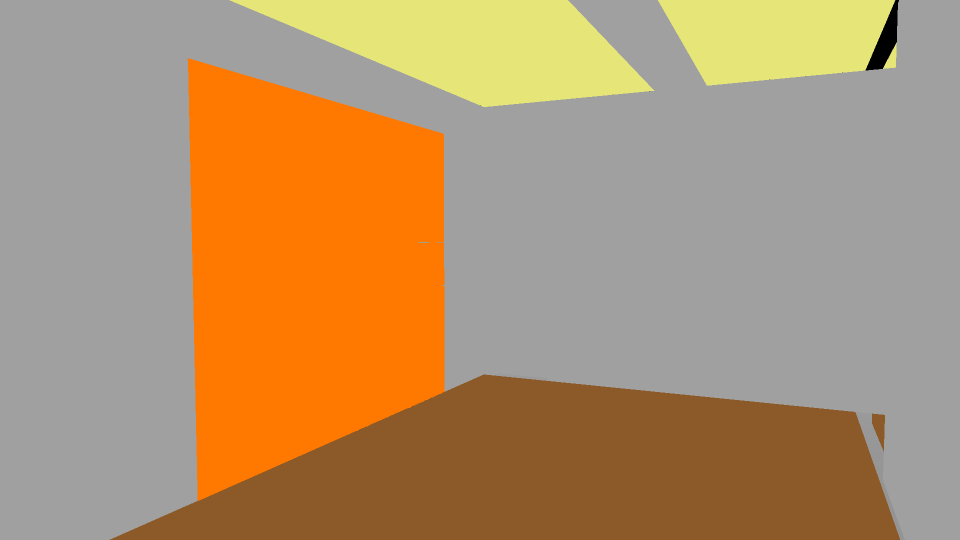
#> input picture evidence/generation/inputs/living/bare/seg.png, 1920 x 1080 px (shown at 1/2 size)
$ python -i score.py   (imports and definitions only)
#> lines starting #> are read from the running program, lines starting #| are printed output that depends on the picture; after the words box and inside, x2 and y2 are one past the last pixel; in counts of white or black regions, pixels touching at a corner belong together
#> further down, picture is the input picture: PIL image 1920x1080 RGB; mean R, G, B 178.1, 146.6, 108.7
"""跑位打分 + 拼图。不调用任何生成服务。
用法（在 research/生图跑位 下）：
  uv run --no-project --with numpy --with pillow --with scipy python tools/score.py              # 给 runs/（Lovart + 本地）打分
  uv run --no-project --with numpy --with pillow --with scipy --with scikit-image python tools/score.py pack <执行包目录>   # 给外部执行包（如 libtv-包/）打分
真值 = 导出的模型线稿（inputs/<机位>/furnished/lines-gt.npy，1px）+ 分割遮罩 + 洞口实例遮罩。
在 960×540 上算（结果图先按 16:9 缩放；非 16:9 的先居中裁成 16:9 再缩，记在 scores.json）。

指标（都在 0–1，越高越好）：
  Rs  结构线保留率：墙 / 顶 / 地 / 梁这类非家具真值线像素里，4px（≈0.4% 画宽）内有结果图边缘的比例
  Ro  洞口线保留率：窗、门洞范围内（含边框外扩 3px）的真值线保留率——窗挪了、变形、没了，这一项先掉
  Rf  家具线保留率
  Rs*/Ro*  先找最佳相似变换（缩放 0.90–1.10、平移 ±10%）对齐后的同一指标；*与原值差得多 = 主要是机位 / 取景漂了，几何本身没大变
  C   结构线倒角距离（px，960 宽下，封顶 40）：真值线到最近结果边缘的平均距离，越小越好
边缘检测：自写 Canny（σ=1.4，高阈值 = 梯度幅值 88 分位，低阈值 = 高阈值 × 0.5）。
"""
import json
from pathlib import Path
import numpy as np
from PIL import Image, ImageDraw
from scipy import ndimage

R = Path(__file__).resolve().parents[1]
W, H = 960, 540
TOL = 4


# [7 lines left out: function load_rgb, not called in this run]


def canny(rgb, q=88):
#> called with q = 88
    g = np.asarray(rgb.convert('L'), dtype=float)
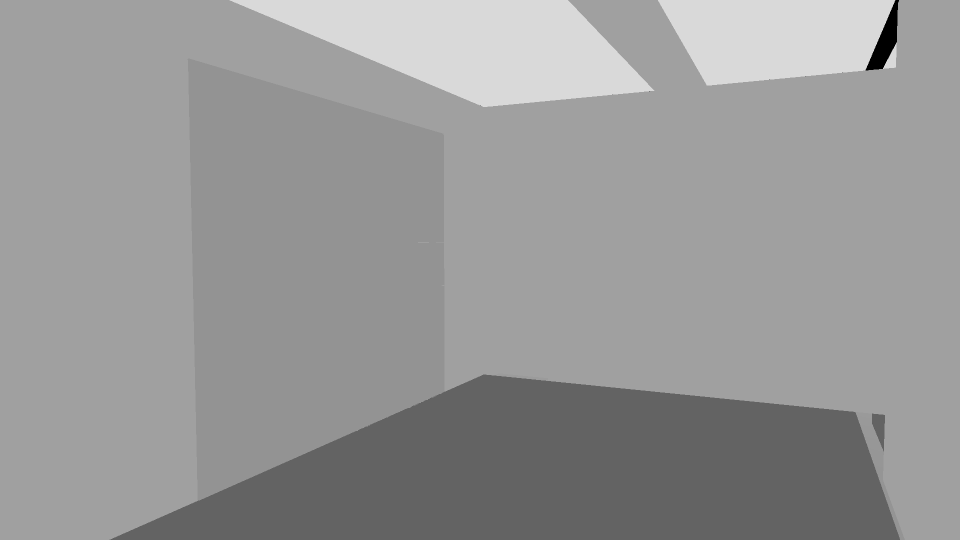
#> g: shape (1080, 1920) float64 (shown at 1/2 size); min 0, max 217, mean 151.7
    g = ndimage.gaussian_filter(g, 1.4)
    gx, gy = ndimage.sobel(g, 1), ndimage.sobel(g, 0)
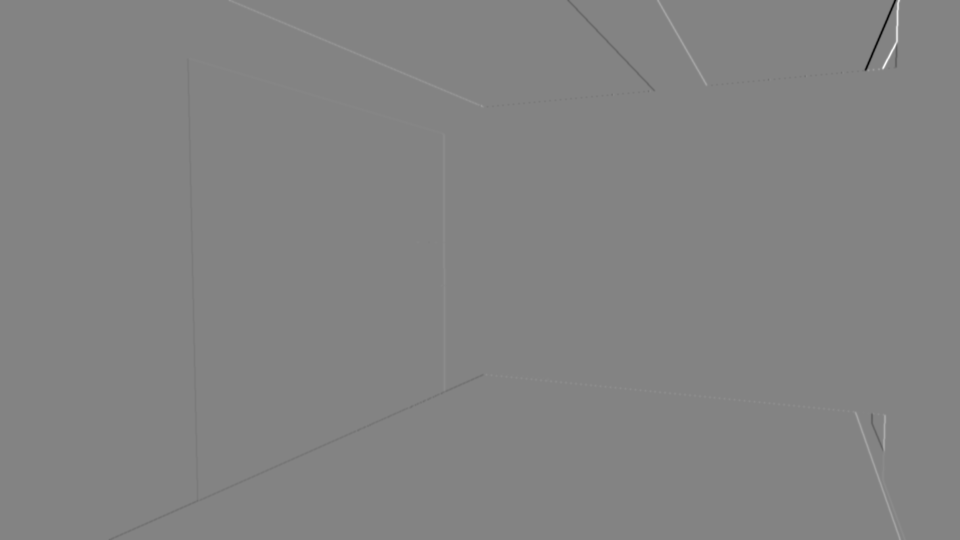
#> gx: shape (1080, 1920) float64 (shown at 1/2 size); min -428.9, max 402.2, mean 0; drawn with min black and max white
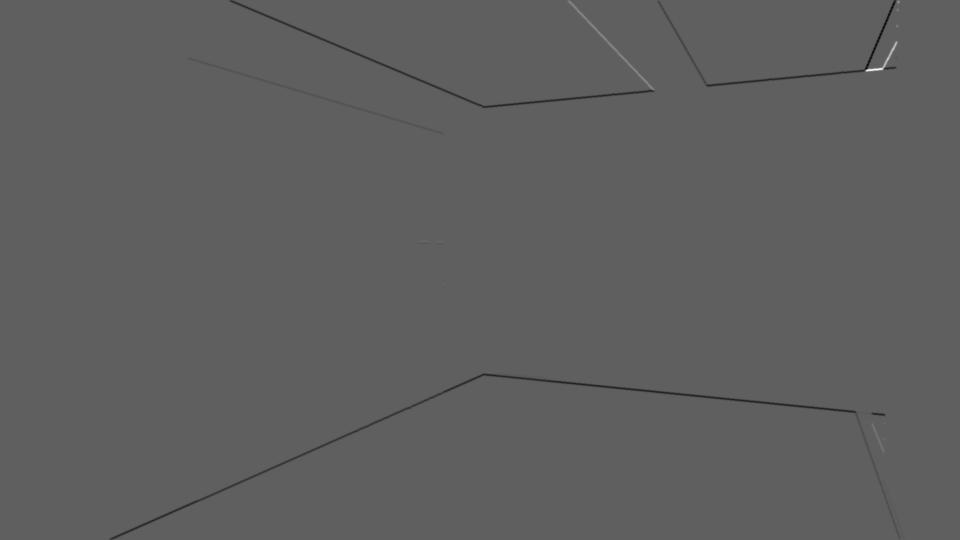
#> gy: shape (1080, 1920) float64 (shown at 1/2 size); min -193.4, max 323.7, mean -0.6; drawn with min black and max white
    mag = np.hypot(gx, gy); ang = (np.rad2deg(np.arctan2(gy, gx)) + 180) % 180
#> after `mag = np.hypot(gx, gy)`:
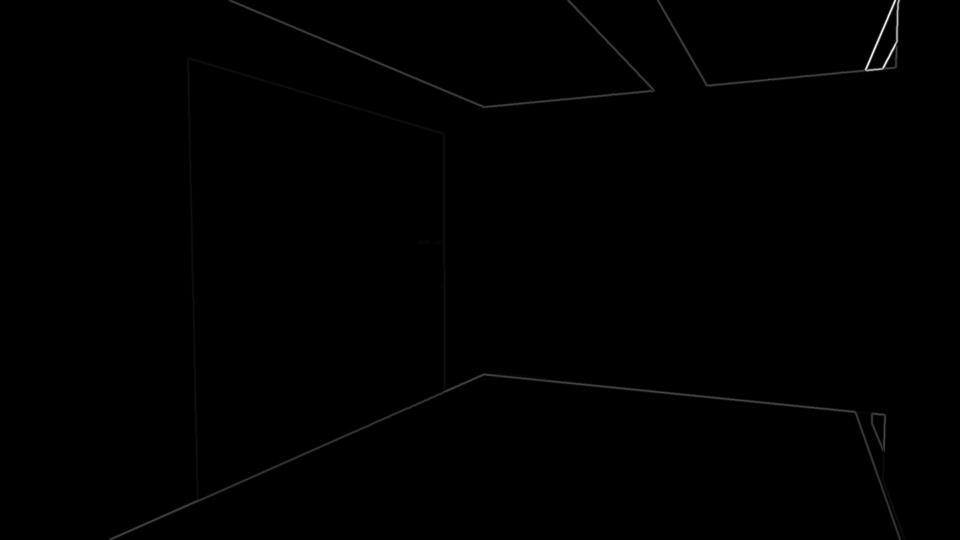
#> mag: shape (1080, 1920) float64 (shown at 1/2 size); min 0, max 451, mean 1.2; drawn with min black and max white
#> after `ang = (np.rad2deg(np.arctan2(gy, gx)) + 180) % 180`:
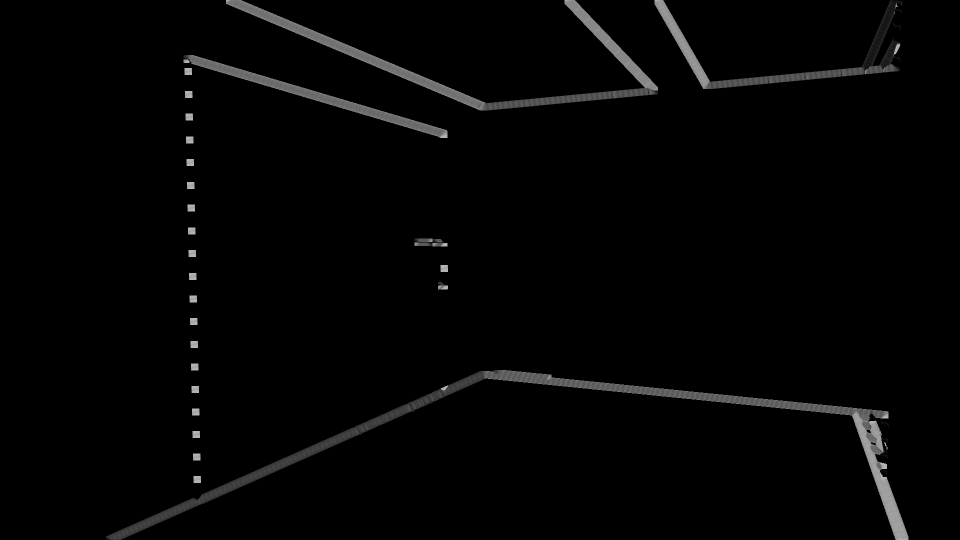
#> ang: shape (1080, 1920) float64 (shown at 1/2 size); min 0, max 180, mean 4.2
    nms = np.zeros_like(mag)
    P = np.pad(mag, 1)
    for a0, (dy, dx) in [(0, (0, 1)), (45, (1, 1)), (90, (1, 0)), (135, (1, -1))]:
        sel = (np.abs(ang - a0) < 22.5) | (np.abs(ang - a0 - 180) < 22.5) if a0 == 0 else (np.abs(ang - a0) < 22.5)
        n1 = P[1 + dy:1 + dy + H, 1 + dx:1 + dx + W]; n2 = P[1 - dy:1 - dy + H, 1 - dx:1 - dx + W]
        keep = sel & (mag >= n1) & (mag >= n2)
        nms[keep] = mag[keep]
#> this loop made 1 pass
#> pass 1, in canny, `sel = (np.abs(ang - a0) < 22.5) | (np.abs(ang - a0 - 180) < 22.5) if a..`:
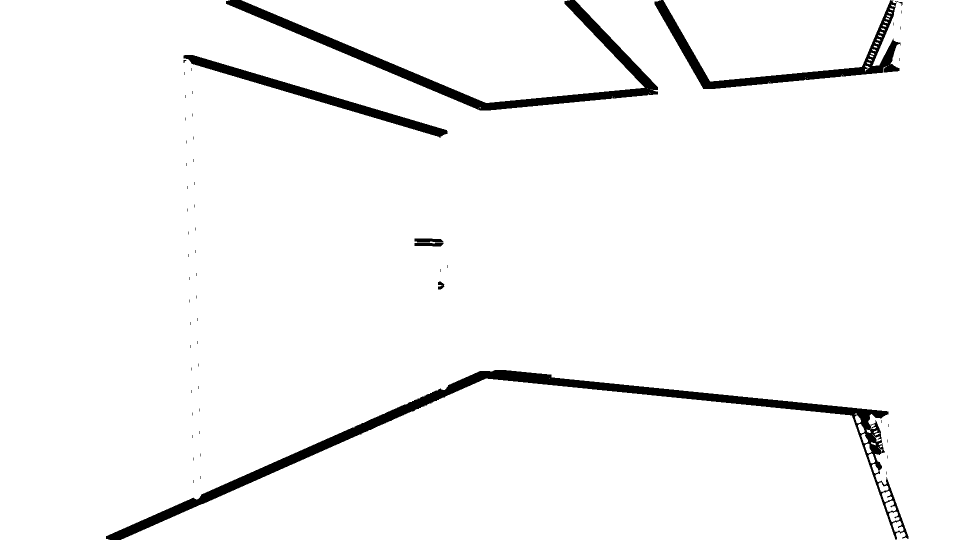
#> sel: shape (1080, 1920) bool (shown at 1/2 size); 96.4% white; 58 black regions (49 under 20 px), largest, box (x1, y1, x2, y2) and area: (212, 740, 1817, 1080) 32078, (452, 0, 1316, 221) 20085, (1309, 0, 1801, 178) 12456
#> pass 1, in canny, `n1 = P[1 + dy:1 + dy + H, 1 + dx:1 + dx + W]`:
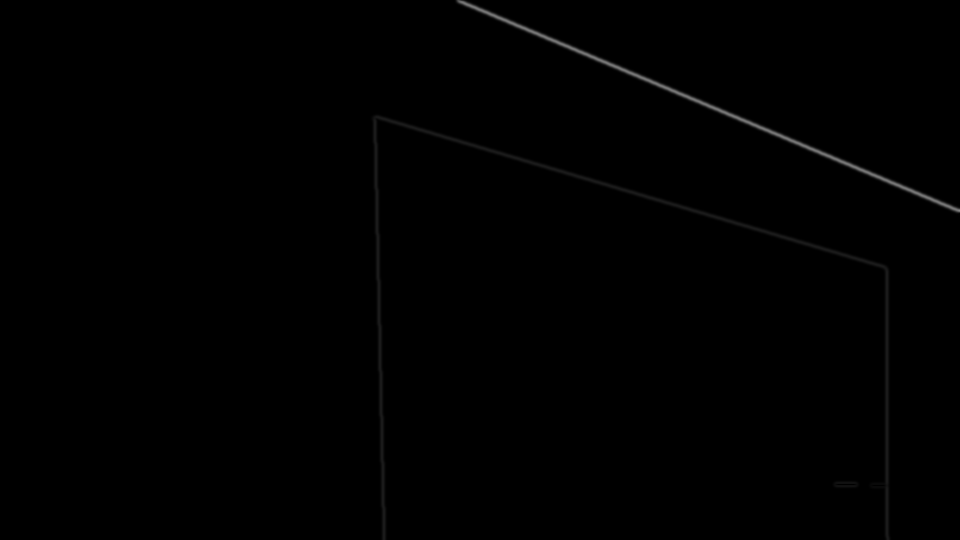
#> n1: shape (540, 960) float64; min 0, max 132.2, mean 0.7
#> after the loop: nms: shape (1080, 1920) float64; every value is 0
    hi = np.percentile(mag, q); lo = hi * 0.5
    weak = nms > lo
    lab, n = ndimage.label(weak, np.ones((3, 3)))
    strong_ids = np.unique(lab[(nms > hi) & weak])
    return np.isin(lab, strong_ids[strong_ids > 0])


# [16 lines left out: function gt_for, not called in this run]


def recall(dt, mask, tol=TOL):
    pts = mask.sum()
    return float((dt[mask] <= tol).sum() / pts) if pts else float('nan')


# [4 lines left out: function chance, not called in this run]


def kappa(r, c):
    return (r - c) / (1 - c) if c < 1 else float('nan')


# [244 lines left out: functions warp_points, aligned, score_image, overlay, main, sheets and 1 more, not called in this run]


# [6 lines not run here, left out]

>>> from PIL import Image
>>> picture = Image.open('../inputs/living/bare/seg.png')
#> (the run stopped early here; a loop or call above may not have finished)
